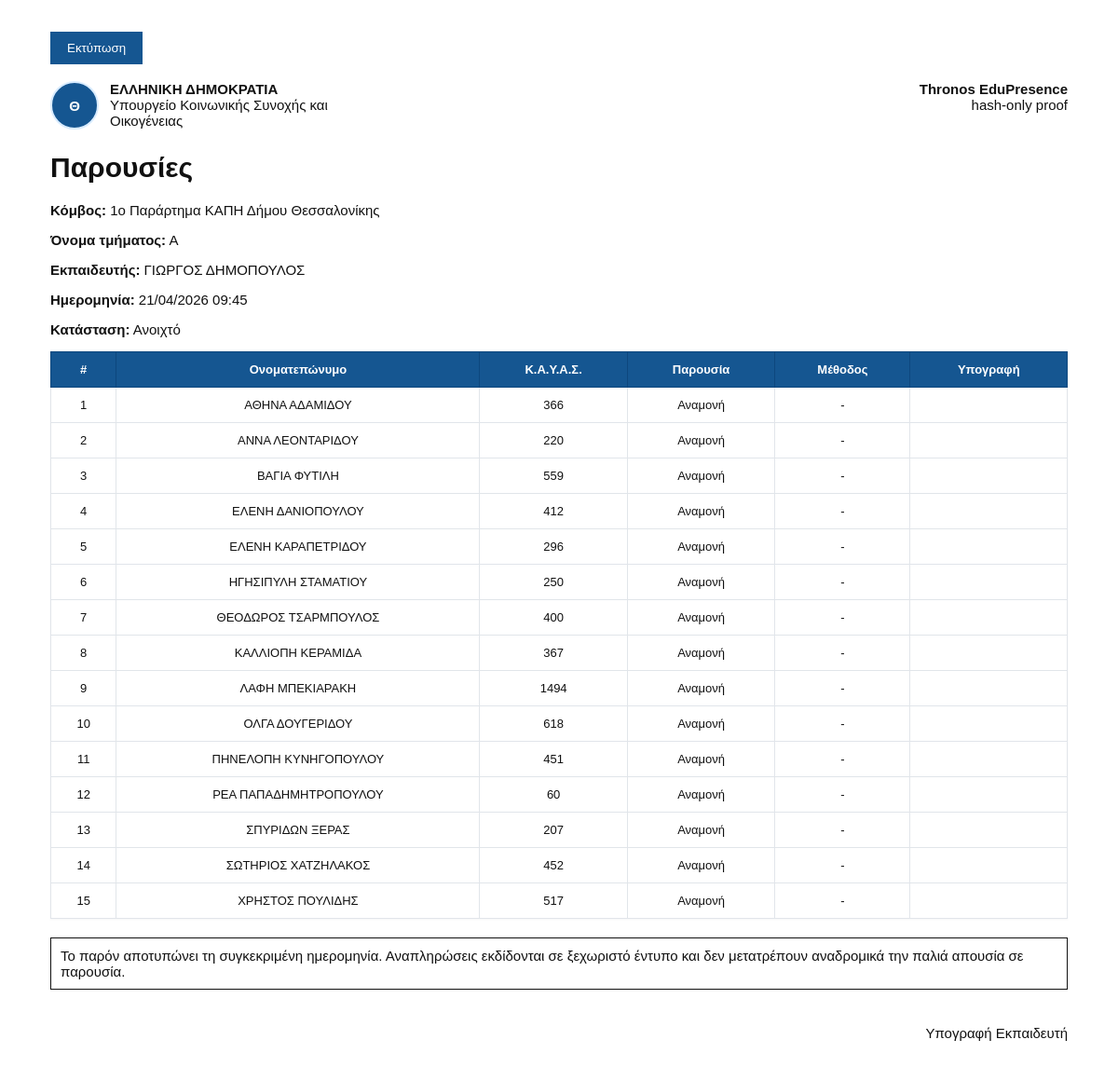
Page /lessons/1/print on the committed database.
### app/models.py (models this page shows)
class Node(Base):
    __tablename__ = "nodes"
    id: Mapped[int] = mapped_column(Integer, primary_key=True)
    municipality: Mapped[str] = mapped_column(String(160), default="ΘΕΣΣΑΛΟΝΙΚΗΣ")
    name: Mapped[str] = mapped_column(String(250), nullable=False)
    responsible_name: Mapped[str] = mapped_column(String(200), default="")
    capacity: Mapped[int] = mapped_column(Integer, default=15)
    address: Mapped[str] = mapped_column(String(250), default="")
    is_active: Mapped[bool] = mapped_column(Boolean, default=True)
    created_at: Mapped[datetime] = mapped_column(DateTime, default=now_utc)
    classrooms = relationship("Classroom", back_populates="node", cascade="all, delete-orphan")
    students = relationship("Student", back_populates="node", cascade="all, delete-orphan")

class Classroom(Base):
    __tablename__ = "classrooms"
    id: Mapped[int] = mapped_column(Integer, primary_key=True)
    node_id: Mapped[int | None] = mapped_column(ForeignKey("nodes.id"), nullable=True)
    name: Mapped[str] = mapped_column(String(120), nullable=False)
    program_name: Mapped[str] = mapped_column(String(250), default="Ψηφιακή Ενδυνάμωση")
    teacher_name: Mapped[str] = mapped_column(String(200), default="")
    teacher_afm: Mapped[str] = mapped_column(String(20), default="")
    teacher_email: Mapped[str] = mapped_column(String(200), default="")
    teacher_phone: Mapped[str] = mapped_column(String(80), default="")
    location: Mapped[str] = mapped_column(String(250), default="")
    capacity: Mapped[int] = mapped_column(Integer, default=15)
    target_teaching_hours: Mapped[int] = mapped_column(Integer, default=40)
    is_active: Mapped[bool] = mapped_column(Boolean, default=True)
    created_at: Mapped[datetime] = mapped_column(DateTime, default=now_utc)
    node = relationship("Node", back_populates="classrooms")
    enrollments = relationship("Enrollment", back_populates="classroom", cascade="all, delete-orphan")
    lessons = relationship("Lesson", back_populates="classroom", cascade="all, delete-orphan")

class Lesson(Base):
    __tablename__ = "lessons"
    id: Mapped[int] = mapped_column(Integer, primary_key=True)
    classroom_id: Mapped[int] = mapped_column(ForeignKey("classrooms.id"), nullable=False)
    title: Mapped[str] = mapped_column(String(200), default="Μάθημα")
    starts_at: Mapped[datetime] = mapped_column(DateTime, default=now_utc)
    ends_at: Mapped[datetime | None] = mapped_column(DateTime, nullable=True)
    duration_minutes: Mapped[int] = mapped_column(Integer, default=120)
    teaching_hours: Mapped[int] = mapped_column(Integer, default=2)
    status: Mapped[str] = mapped_column(String(30), default="open")
    created_by: Mapped[str] = mapped_column(String(200), default="teacher")
    closed_at: Mapped[datetime | None] = mapped_column(DateTime, nullable=True)
    created_at: Mapped[datetime] = mapped_column(DateTime, default=now_utc)
    classroom = relationship("Classroom", back_populates="lessons")
    attendance_rows = relationship("Attendance", back_populates="lesson", cascade="all, delete-orphan")

class Attendance(Base):
    __tablename__ = "attendance"
    id: Mapped[int] = mapped_column(Integer, primary_key=True)
    lesson_id: Mapped[int] = mapped_column(ForeignKey("lessons.id"), nullable=False)
    student_id: Mapped[int] = mapped_column(ForeignKey("students.id"), nullable=False)
    status: Mapped[str] = mapped_column(String(40), default="pending")
    confirmation_method: Mapped[str] = mapped_column(String(80), default="")
    manual_reason: Mapped[str] = mapped_column(String(200), default="")
    notes: Mapped[str] = mapped_column(Text, default="")
    student_confirmed_at: Mapped[datetime | None] = mapped_column(DateTime, nullable=True)
    teacher_confirmed_at: Mapped[datetime | None] = mapped_column(DateTime, nullable=True)
    finalized_at: Mapped[datetime | None] = mapped_column(DateTime, nullable=True)
    attestation_hash: Mapped[str] = mapped_column(String(128), default="")
    created_at: Mapped[datetime] = mapped_column(DateTime, default=now_utc)
    lesson = relationship("Lesson", back_populates="attendance_rows")
    student = relationship("Student")
    makeup = relationship("Makeup", back_populates="original_attendance", uselist=False)

class Student(Base):
    __tablename__ = "students"
    id: Mapped[int] = mapped_column(Integer, primary_key=True)
    node_id: Mapped[int | None] = mapped_column(ForeignKey("nodes.id"), nullable=True)
    full_name: Mapped[str] = mapped_column(String(200), nullable=False)
    phone: Mapped[str] = mapped_column(String(50), default="")
    email: Mapped[str] = mapped_column(String(200), default="")
    external_ref: Mapped[str] = mapped_column(String(120), default="")  # ΚΑΥΑΣ / external ref
    gender: Mapped[str] = mapped_column(String(40), default="")
    status: Mapped[str] = mapped_column(String(60), default="selected")  # selected | standby | unable_pending | unable_approved | unable_rejected
    priority_order: Mapped[int] = mapped_column(Integer, default=0)
    inability_reason: Mapped[str] = mapped_column(String(250), default="")
    is_active: Mapped[bool] = mapped_column(Boolean, default=True)
    created_at: Mapped[datetime] = mapped_column(DateTime, default=now_utc)
    node = relationship("Node", back_populates="students")
    enrollments = relationship("Enrollment", back_populates="student", cascade="all, delete-orphan")

### app/main.py (the view)
@app.get("/lessons/{lesson_id}/print", response_class=HTMLResponse)
def lesson_print(request: Request, lesson_id: int, db: Annotated[Session, Depends(get_db)]):
    lesson = db.query(Lesson).options(joinedload(Lesson.classroom).joinedload(Classroom.node), joinedload(Lesson.attendance_rows).joinedload(Attendance.student)).filter(Lesson.id == lesson_id).first()
    if not lesson:
        raise HTTPException(404, "Lesson not found")
    rows = sorted(lesson.attendance_rows, key=lambda a: a.student.full_name)
    return render(request, "lesson_print.html", {"lesson": lesson, "rows": rows})

### app/templates/lesson_print.html (shortened to what this page needs)
<!doctype html>
<html lang="el">
<head>
  <link rel="stylesheet" href="/static/styles.css">
</head>
<body class="print-page gov-print">
  <button class="no-print print-button" onclick="window.print()">Εκτύπωση</button>
  <section class="official-print-head">
    <div>
      <div class="emblem print-emblem">Θ</div>
      <strong>ΕΛΛΗΝΙΚΗ ΔΗΜΟΚΡΑΤΙΑ</strong><br>
      <span>Υπουργείο Κοινωνικής Συνοχής και Οικογένειας</span>
    </div>
    <div class="right"><strong>Thronos EduPresence</strong><br>hash-only proof</div>
  </section>
  <h1>Παρουσίες</h1>
  <p><strong>Κόμβος:</strong> {{ lesson.classroom.node.name if lesson.classroom.node else (lesson.classroom.location or '-') }}</p>
  <p><strong>Όνομα τμήματος:</strong> {{ lesson.classroom.name }}</p>
  <p><strong>Εκπαιδευτής:</strong> {{ lesson.classroom.teacher_name or lesson.created_by }}</p>
  <p><strong>Ημερομηνία:</strong> {{ lesson.starts_at.strftime('%d/%m/%Y %H:%M') }}</p>
  <p><strong>Κατάσταση:</strong> {{ status_label(lesson.status) }}{% if lesson.closed_at %} · Κλειδώθηκε {{ lesson.closed_at.strftime('%d/%m/%Y %H:%M') }}{% endif %}</p>
  <table class="print-table gov-table">
    <thead><tr><th>#</th><th>Ονοματεπώνυμο</th><th>Κ.Α.Υ.Α.Σ.</th><th>Παρουσία</th><th>Μέθοδος</th><th>Υπογραφή</th></tr></thead>
    <tbody>
    {% for row in rows %}
      <tr>
        <td>{{ loop.index }}</td>
        <td>{{ row.student.full_name }}</td>
        <td>{{ row.student.external_ref or row.student.id }}</td>
        <td>{{ status_label(row.status) }}</td>
        <td>{{ method_label(row.confirmation_method) }}</td>
        <td></td>
      </tr>
    {% endfor %}
    </tbody>
  </table>
  <p class="notice">Το παρόν αποτυπώνει τη συγκεκριμένη ημερομηνία. Αναπληρώσεις εκδίδονται σε ξεχωριστό έντυπο και δεν μετατρέπουν αναδρομικά την παλιά απουσία σε παρουσία.</p>
  <p class="signature right">Υπογραφή Εκπαιδευτή</p>
</body>
</html>

### app/static/styles.css (style rules this page uses)
:root { --blue:#155691;--blue2:#0d477e;--dark:#172033;--muted:#667085;--line:#d8e0ea;--bg:#fff;--soft:#f6f8fb;--ok:#0d8f5a;--danger:#b91c1c;--warn:#a16207 }
* { box-sizing:border-box }
body { margin:0;font-family:Arial,Helvetica,sans-serif;background:var(--bg);color:var(--dark);font-size:15px }
.emblem { width:52px;height:52px;border:2px solid #d9ecff;border-radius:50%;display:flex;align-items:center;justify-content:center;font-weight:800;color:#fff }
.gov-table { width:100%;border-collapse:collapse;background:#fff;border:1px solid var(--line);box-shadow:0 1px 2px rgba(0,0,0,.04) }
.gov-table th { background:var(--blue);color:#fff;font-weight:800;text-align:center;padding:11px;border:1px solid var(--blue2) }
.gov-table td { border:1px solid #e1e5ea;padding:11px;text-align:center;vertical-align:middle }
.gov-table td:nth-child(2) { text-align:center }
.print-page { background:#fff;color:#111;padding:34px 54px }
.official-print-head { display:flex;justify-content:space-between;align-items:flex-start;margin-bottom:24px }
.print-emblem { background:var(--blue);color:#fff;float:left;margin-right:12px }
.right { text-align:right }
.print-button { background:var(--blue);color:#fff;border:0;padding:10px 18px;margin-bottom:18px }
.print-table th,.print-table td { font-size:13px }
.notice { border:1px solid #111;padding:10px;margin-top:20px }
.signature { margin-top:38px }

### rows in the picture
Node: classroom.node "1ο Παράρτημα ΚΑΠΗ Δήμου Θεσσαλονίκης"
Classroom: classroom.name "Α", classroom "ΓΙΩΡΓΟΣ ΔΗΜΟΠΟΥΛΟΣ"
Lesson: starts_at "21/04/2026 09:45", status "Ανοιχτό"
Attendance: student.full_name "ΑΘΗΝΑ ΑΔΑΜΙΔΟΥ", student "366", status "Αναμονή", confirmation_method "-"
Attendance: student.full_name "ΑΝΝΑ ΛΕΟΝΤΑΡΙΔΟΥ", student "220", status "Αναμονή", confirmation_method "-"
Attendance: student.full_name "ΒΑΓΙΑ ΦΥΤΙΛΗ", student "559", status "Αναμονή", confirmation_method "-"
Attendance: student.full_name "ΕΛΕΝΗ ΔΑΝΙΟΠΟΥΛΟΥ", student "412", status "Αναμονή", confirmation_method "-"
Attendance: student.full_name "ΕΛΕΝΗ ΚΑΡΑΠΕΤΡΙΔΟΥ", student "296", status "Αναμονή", confirmation_method "-"
Attendance: student.full_name "ΗΓΗΣΙΠΥΛΗ ΣΤΑΜΑΤΙΟΥ", student "250", status "Αναμονή", confirmation_method "-"
Attendance: student.full_name "ΘΕΟΔΩΡΟΣ ΤΣΑΡΜΠΟΥΛΟΣ", student "400", status "Αναμονή", confirmation_method "-"
Attendance: student.full_name "ΚΑΛΛΙΟΠΗ ΚΕΡΑΜΙΔΑ", student "367", status "Αναμονή", confirmation_method "-"
Attendance: student.full_name "ΛΑΦΗ ΜΠΕΚΙΑΡΑΚΗ", student "1494", status "Αναμονή", confirmation_method "-"
Attendance: student.full_name "ΟΛΓΑ ΔΟΥΓΕΡΙΔΟΥ", student "618", status "Αναμονή", confirmation_method "-"
Attendance: student.full_name "ΠΗΝΕΛΟΠΗ ΚΥΝΗΓΟΠΟΥΛΟΥ", student "451", status "Αναμονή", confirmation_method "-"
Attendance: student.full_name "ΡΕΑ ΠΑΠΑΔΗΜΗΤΡΟΠΟΥΛΟΥ", student "60", status "Αναμονή", confirmation_method "-"
Attendance: student.full_name "ΣΠΥΡΙΔΩΝ ΞΕΡΑΣ", student "207", status "Αναμονή", confirmation_method "-"
Attendance: student.full_name "ΣΩΤΗΡΙΟΣ ΧΑΤΖΗΛΑΚΟΣ", student "452", status "Αναμονή", confirmation_method "-"
Attendance: student.full_name "ΧΡΗΣΤΟΣ ΠΟΥΛΙΔΗΣ", student "517", status "Αναμονή", confirmation_method "-"
